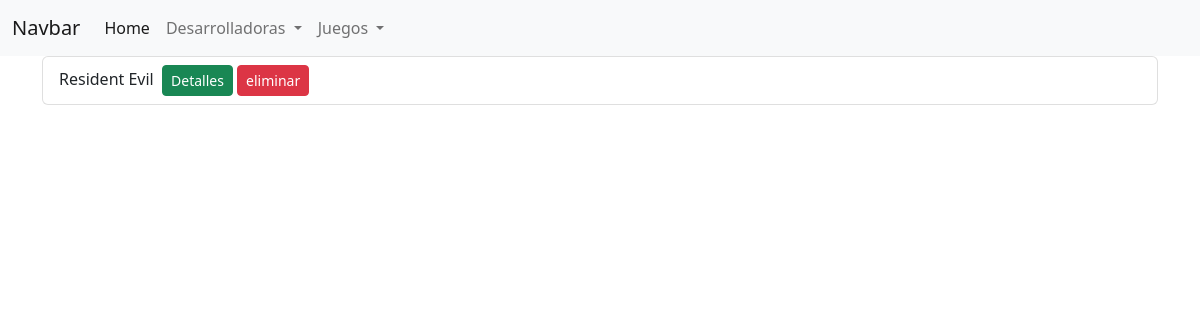
The page /juegos/juegos/ on the database as committed earlier.
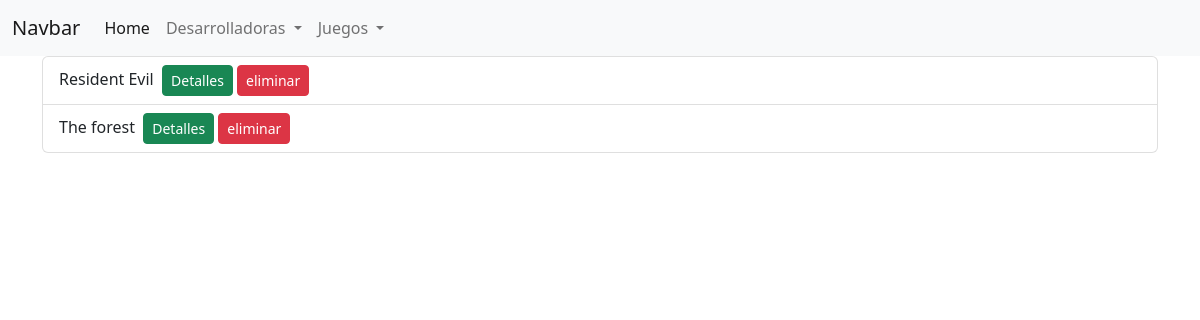
The same page on the database as committed later.
### juegos/models.py (models this page shows)
class Juegos(models.Model):
    nombre = models.CharField(max_length=30)
    fecha_lanzamiento = models.DateTimeField()
    valoracion_estrellas = models.CharField(max_length=30)
    desarrolladora = models.ForeignKey(Desarrolladora, on_delete=models.CASCADE)
    genero = models.ForeignKey(Categoria, on_delete=models.CASCADE)

### juegos/views.py (the view)
# urls.py: path('juegos/', views.listarJuegos, name='juegos'),
def listarJuegos(request):
    juegos = Juegos.objects.all()
    context = {'juegos': juegos}
    template = loader.get_template('juegos/juegos.html')
    return HttpResponse(template.render(context,request))

### templates/juegos/juegos.html (shortened to what this page needs)
{% extends "base.html" %}
{% load static %}
{% block content %}
<div class="container lista">
    <ul class="list-group">
        {% for juego in juegos %}
        <li class="list-group-item">{{ juego.nombre }} &nbsp;<a href="{% url 'juegos_view' juego.id %}" class="btn btn-sm btn-success">Detalles</a>&nbsp;<a href="{% url 'juego_eliminar' juego.id %}" class="btn btn-sm btn-danger">eliminar</a></li>
        {% endfor %}
    </ul>
</div>
{% endblock %}

### templates/base.html (shortened to what this page needs)
<!DOCTYPE html>
<html lang="en">
<head>
    <link href="https://cdn.jsdelivr.net/npm/bootstrap@5.2.0/dist/css/bootstrap.min.css" rel="stylesheet">
</head>
<body>
    {% block navbar %}
    <nav class="navbar navbar-expand-lg navbar-light bg-light">
    <div class="container-fluid">
        <a class="navbar-brand" href="#">Navbar</a>
        <div class="collapse navbar-collapse" id="navbarNavDropdown">
        <ul class="navbar-nav">
            <li class="nav-item">
            <a class="nav-link active" aria-current="page" href="{% url 'index'%}">Home</a>
            </li>
            <li class="nav-item dropdown">
                <a class="nav-link dropdown-toggle" href="#" id="navbarDropdownMenuLinks" role="button" data-bs-toggle="dropdown" aria-expanded="false">
                  Desarrolladoras
                </a>
                </li>
            <li class="nav-item dropdown">
            <a class="nav-link dropdown-toggle" href="#" id="navbarDropdownMenuLink" role="button" data-bs-toggle="dropdown" aria-expanded="false">
               Juegos
            </a>
            </li>
        </ul>
        </div>
    </div>
    </nav>
    {% endblock navbar %}
    {% block content %}
    {% endblock content %}
</body>
</html>

Rows that differ between the two databases and show on the page:
added Juegos: nombre "The forest"
